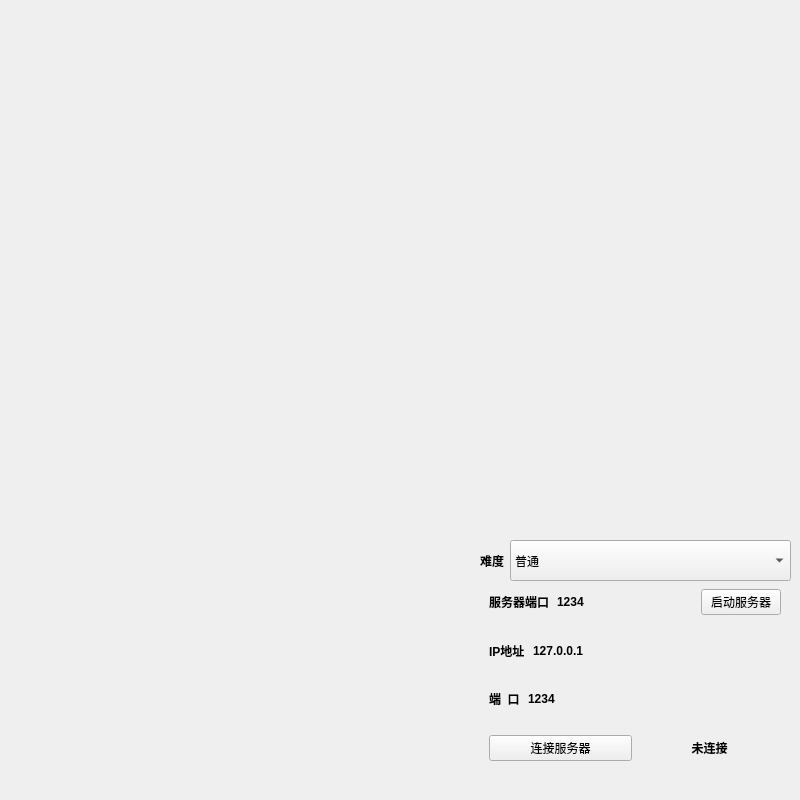
<?xml version="1.0" encoding="UTF-8"?>
<ui version="4.0">
 <class>MainWindow</class>
 <widget class="QMainWindow" name="MainWindow">
  <property name="geometry">
   <rect>
    <x>0</x>
    <y>0</y>
    <width>800</width>
    <height>800</height>
   </rect>
  </property>
  <property name="minimumSize">
   <size>
    <width>800</width>
    <height>800</height>
   </size>
  </property>
  <property name="maximumSize">
   <size>
    <width>800</width>
    <height>800</height>
   </size>
  </property>
  <property name="windowTitle">
   <string>MainWindow</string>
  </property>
  <widget class="QWidget" name="centralwidget">
   <widget class="QWidget" name="widget_2" native="true">
    <property name="geometry">
     <rect>
      <x>480</x>
      <y>580</y>
      <width>310</width>
      <height>190</height>
     </rect>
    </property>
    <property name="sizePolicy">
     <sizepolicy hsizetype="Fixed" vsizetype="Fixed">
      <horstretch>0</horstretch>
      <verstretch>0</verstretch>
     </sizepolicy>
    </property>
    <layout class="QVBoxLayout" name="verticalLayout">
     <item>
      <widget class="QWidget" name="widget_5" native="true">
       <layout class="QHBoxLayout" name="horizontalLayout_4">
        <item>
         <widget class="QLabel" name="label_3">
          <property name="sizePolicy">
           <sizepolicy hsizetype="Fixed" vsizetype="Fixed">
            <horstretch>0</horstretch>
            <verstretch>0</verstretch>
           </sizepolicy>
          </property>
          <property name="font">
           <font>
            <pointsize>9</pointsize>
            <bold>true</bold>
           </font>
          </property>
          <property name="text">
           <string>服务器端口</string>
          </property>
         </widget>
        </item>
        <item>
         <widget class="QLineEdit" name="serverPortEdit">
          <property name="sizePolicy">
           <sizepolicy hsizetype="Expanding" vsizetype="Preferred">
            <horstretch>0</horstretch>
            <verstretch>0</verstretch>
           </sizepolicy>
          </property>
          <property name="font">
           <font>
            <bold>true</bold>
           </font>
          </property>
          <property name="styleSheet">
           <string notr="true">background:transparent;</string>
          </property>
          <property name="text">
           <string>1234</string>
          </property>
          <property name="frame">
           <bool>false</bool>
          </property>
         </widget>
        </item>
        <item>
         <widget class="QPushButton" name="btnStartServer">
          <property name="sizePolicy">
           <sizepolicy hsizetype="Minimum" vsizetype="Preferred">
            <horstretch>0</horstretch>
            <verstretch>0</verstretch>
           </sizepolicy>
          </property>
          <property name="text">
           <string>启动服务器</string>
          </property>
         </widget>
        </item>
       </layout>
      </widget>
     </item>
     <item>
      <widget class="QWidget" name="widget_3" native="true">
       <layout class="QHBoxLayout" name="horizontalLayout_2">
        <item>
         <widget class="QLabel" name="label">
          <property name="font">
           <font>
            <bold>true</bold>
           </font>
          </property>
          <property name="text">
           <string>IP地址</string>
          </property>
         </widget>
        </item>
        <item>
         <widget class="QLineEdit" name="ipEdit">
          <property name="sizePolicy">
           <sizepolicy hsizetype="Expanding" vsizetype="Preferred">
            <horstretch>0</horstretch>
            <verstretch>0</verstretch>
           </sizepolicy>
          </property>
          <property name="font">
           <font>
            <bold>true</bold>
           </font>
          </property>
          <property name="styleSheet">
           <string notr="true">background:transparent;</string>
          </property>
          <property name="text">
           <string>127.0.0.1</string>
          </property>
          <property name="frame">
           <bool>false</bool>
          </property>
          <property name="clearButtonEnabled">
           <bool>false</bool>
          </property>
         </widget>
        </item>
       </layout>
      </widget>
     </item>
     <item>
      <widget class="QWidget" name="widget_4" native="true">
       <layout class="QHBoxLayout" name="horizontalLayout_3">
        <item>
         <widget class="QLabel" name="label_2">
          <property name="sizePolicy">
           <sizepolicy hsizetype="Fixed" vsizetype="Fixed">
            <horstretch>0</horstretch>
            <verstretch>0</verstretch>
           </sizepolicy>
          </property>
          <property name="font">
           <font>
            <italic>false</italic>
            <bold>true</bold>
           </font>
          </property>
          <property name="text">
           <string>端  口</string>
          </property>
         </widget>
        </item>
        <item>
         <widget class="QLineEdit" name="portEdit">
          <property name="sizePolicy">
           <sizepolicy hsizetype="Expanding" vsizetype="Fixed">
            <horstretch>0</horstretch>
            <verstretch>0</verstretch>
           </sizepolicy>
          </property>
          <property name="font">
           <font>
            <bold>true</bold>
           </font>
          </property>
          <property name="styleSheet">
           <string notr="true">background:transparent;</string>
          </property>
          <property name="text">
           <string>1234</string>
          </property>
          <property name="frame">
           <bool>false</bool>
          </property>
         </widget>
        </item>
       </layout>
      </widget>
     </item>
     <item>
      <widget class="QWidget" name="widget" native="true">
       <layout class="QHBoxLayout" name="horizontalLayout">
        <item>
         <widget class="QPushButton" name="btnConnect">
          <property name="sizePolicy">
           <sizepolicy hsizetype="Minimum" vsizetype="Preferred">
            <horstretch>0</horstretch>
            <verstretch>0</verstretch>
           </sizepolicy>
          </property>
          <property name="text">
           <string>连接服务器</string>
          </property>
         </widget>
        </item>
        <item>
         <widget class="QLabel" name="connectionStatus">
          <property name="font">
           <font>
            <bold>true</bold>
           </font>
          </property>
          <property name="text">
           <string>未连接</string>
          </property>
          <property name="alignment">
           <set>Qt::AlignCenter</set>
          </property>
         </widget>
        </item>
       </layout>
      </widget>
     </item>
    </layout>
   </widget>
   <widget class="QWidget" name="widget_6" native="true">
    <property name="geometry">
     <rect>
      <x>480</x>
      <y>540</y>
      <width>311</width>
      <height>41</height>
     </rect>
    </property>
    <layout class="QHBoxLayout" name="horizontalLayout_5">
     <item>
      <widget class="QLabel" name="label_4">
       <property name="sizePolicy">
        <sizepolicy hsizetype="Preferred" vsizetype="Preferred">
         <horstretch>0</horstretch>
         <verstretch>0</verstretch>
        </sizepolicy>
       </property>
       <property name="font">
        <font>
         <bold>true</bold>
        </font>
       </property>
       <property name="text">
        <string>难度</string>
       </property>
       <property name="alignment">
        <set>Qt::AlignCenter</set>
       </property>
      </widget>
     </item>
     <item>
      <widget class="QComboBox" name="difficultySelector">
       <property name="sizePolicy">
        <sizepolicy hsizetype="Expanding" vsizetype="Preferred">
         <horstretch>0</horstretch>
         <verstretch>0</verstretch>
        </sizepolicy>
       </property>
       <property name="currentIndex">
        <number>0</number>
       </property>
       <property name="frame">
        <bool>true</bool>
       </property>
       <item>
        <property name="text">
         <string>普通</string>
        </property>
       </item>
       <item>
        <property name="text">
         <string>泰拉</string>
        </property>
       </item>
      </widget>
     </item>
    </layout>
   </widget>
   <widget class="QLabel" name="backgroundPic">
    <property name="geometry">
     <rect>
      <x>0</x>
      <y>0</y>
      <width>800</width>
      <height>800</height>
     </rect>
    </property>
    <property name="text">
     <string/>
    </property>
    <property name="pixmap">
     <pixmap resource="res.qrc">:/res/background_day.png</pixmap>
    </property>
   </widget>
   <widget class="QLabel" name="gameTitle">
    <property name="geometry">
     <rect>
      <x>217</x>
      <y>160</y>
      <width>366</width>
      <height>102</height>
     </rect>
    </property>
    <property name="text">
     <string/>
    </property>
    <property name="pixmap">
     <pixmap resource="res.qrc">:/res/logo.png</pixmap>
    </property>
    <property name="scaledContents">
     <bool>true</bool>
    </property>
   </widget>
   <widget class="StartButton" name="btnStartGame">
    <property name="geometry">
     <rect>
      <x>346</x>
      <y>368</y>
      <width>108</width>
      <height>64</height>
     </rect>
    </property>
    <property name="text">
     <string/>
    </property>
   </widget>
   <widget class="QLabel" name="label_5">
    <property name="geometry">
     <rect>
      <x>460</x>
      <y>490</y>
      <width>350</width>
      <height>300</height>
     </rect>
    </property>
    <property name="text">
     <string/>
    </property>
    <property name="pixmap">
     <pixmap resource="res.qrc">:/res/control_panel_new.png</pixmap>
    </property>
   </widget>
   <zorder>backgroundPic</zorder>
   <zorder>gameTitle</zorder>
   <zorder>btnStartGame</zorder>
   <zorder>label_5</zorder>
   <zorder>widget_6</zorder>
   <zorder>widget_2</zorder>
  </widget>
 </widget>
 <customwidgets>
  <customwidget>
   <class>StartButton</class>
   <extends>QLabel</extends>
   <header>startbutton.h</header>
  </customwidget>
 </customwidgets>
 <resources>
  <include location="res.qrc"/>
 </resources>
 <connections/>
</ui>
